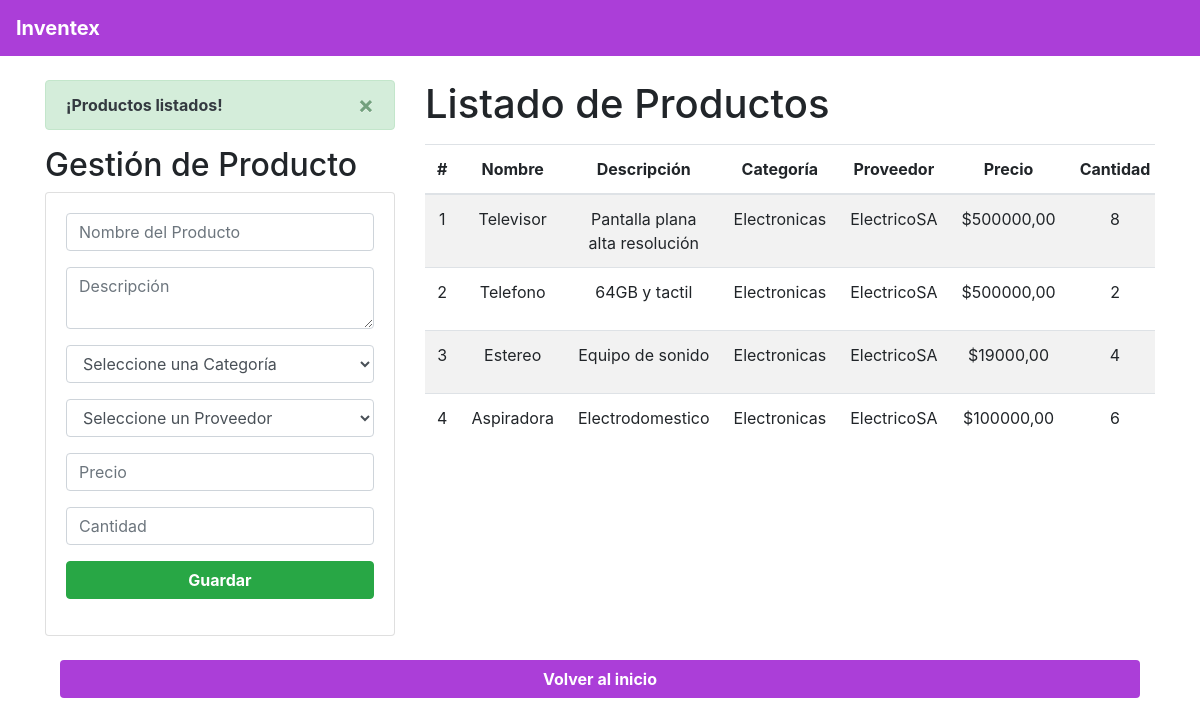
Before: /Inventario/IndexInvent/ (signed in) with the older database file.
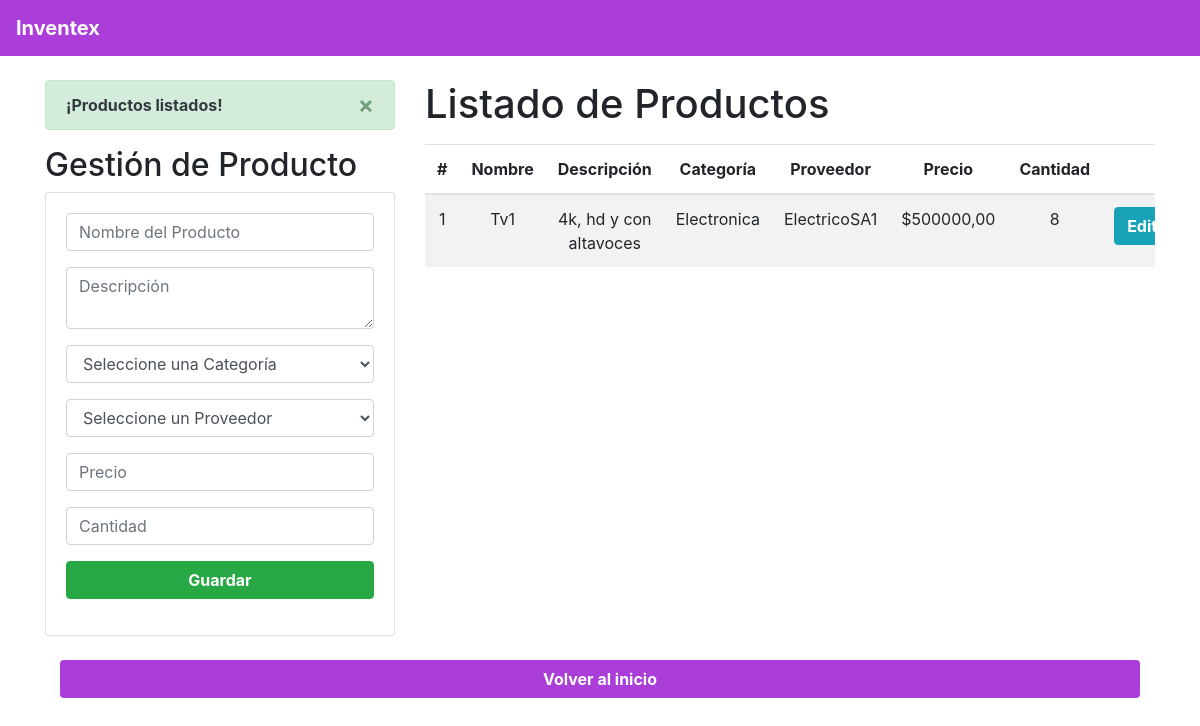
After: the same page with the newer database file.
### Aplicacion/Inventario/models.py (models this page shows, shortened)
class Producto(models.Model):
    id = models.BigAutoField(primary_key= True)
    nombre = models.CharField(max_length=100)
    descripcion = models.TextField(max_length= 200)
    categoria = models.ForeignKey(Categoria, on_delete = models.CASCADE, default=None)
    proveedor = models.ForeignKey(Proveedor, on_delete = models.CASCADE, default=None)
    cantidad = models.PositiveBigIntegerField(default=0)
    precio = models.DecimalField(max_digits=10, decimal_places=2)

class Categoria(models.Model):
    id = models.BigAutoField(primary_key= True)
    nombre = models.CharField(max_length=100)
    descripcion = models.TextField(max_length= 200)

class Proveedor(models.Model):
    id = models.BigAutoField(primary_key= True)
    nombre = models.CharField(max_length=100)
    direccion = models.TextField(max_length=20)
    correo = models.EmailField(max_length=50)
    telefono = models.CharField(max_length=20)

### Aplicacion/Inventario/views.py (the view)
# urls.py: path('IndexInvent/', views.homeinvent, name='IndexInvent'),
@login_required
def homeinvent(request):
    if not request.user.is_staff:
        return redirect('acceso_denegado')
    productos_listados = Producto.objects.all()
    categorias = Categoria.objects.all()
    proveedores = Proveedor.objects.all()
    messages.success(request, '¡Productos listados!')
    return render(request, "gestionInventario.html", {
        "productos": productos_listados,
        "categorias": categorias,
        "proveedores": proveedores
    })

### templates/gestionInventario.html (shortened to what this page needs)
{% extends "./base.html" %}
{% block body %}
<div class="row">
    <div class="col-sm-12 col-md-6 col-lg-4 col-xl-4">
        {% if messages %}
            {% for message in messages %}
                <div class="alert alert-dismissible alert-success">
                    <button type="button" class="close" data-dismiss="alert">&times;</button>
                    <strong class="text-dark">{{ message }}</strong>
                </div>
            {% endfor %}
        {% endif %}
        <h2>Gestión de Producto</h2>
        <div class="card">
            <div class="card-body">
                <form action="{% url 'registrarProducto' %}" method="POST">{% csrf_token %}
                    <div class="form-group">
                        <input type="text" id="txtNombre" name="txtNombre" class="form-control"
                            placeholder="Nombre del Producto" maxlength="100" required>
                    </div>
                    <div class="form-group">
                        <textarea id="txtDescripcion" name="txtDescripcion" class="form-control"
                            placeholder="Descripción" maxlength="200" required></textarea>
                    </div>
                    <div class="form-group">
                        <select id="txtCategoria" name="txtCategoria" class="form-control" required>
                            <option value="">Seleccione una Categoría</option>
                        </select>
                    </div>
                    <div class="form-group">
                        <select id="txtProveedor" name="txtProveedor" class="form-control" required>
                            <option value="">Seleccione un Proveedor</option>
                        </select>
                    </div>
                    <div class="form-group">
                        <input type="number" id="txtPrecio" name="txtPrecio" class="form-control"
                            placeholder="Precio" min="0" step="0.01" required>
                    </div>
                    <div class="form-group">
                        <input type="number" id="txtCantidad" name="txtCantidad" class="form-control"
                            placeholder="Cantidad" min="0" required>
                    </div>
                    <div class="form-group">
                        <button type="submit" class="btn btn-success btn-block text-white" style="font-weight:bold; ">Guardar</button>
                    </div>
                </form>
            </div>
        </div>
    </div>
    <div class="col-sm-12 col-md-6 col-lg-8 col-xl-8">
        <h1>Listado de Productos</h1>
        <div class="table-responsive py-2">
            <table class="table table-striped">
                <thead>
                    <tr>
                        <th>#</th>
                        <th>Nombre</th>
                        <th>Descripción</th>
                        <th>Categoría</th>
                        <th>Proveedor</th>
                        <th>Precio</th>
                        <th>Cantidad</th>
                        <th colspan="2">Opciones</th>
                    </tr>
                </thead>
                <tbody>
                    {% for p in productos %}
                    <tr>
                        <td>{{ forloop.counter }}</td>
                        <td>{{ p.nombre }}</td>
                        <td>{{ p.descripcion }}</td>
                        <td>{{ p.categoria.nombre }}</td>
                        <td>{{ p.proveedor.nombre }}</td>
                        <td>${{ p.precio }}</td>
                        <td>{{ p.cantidad }}</td>
                        <td><a href="edicionProducto/{{ p.id }}" class="btn btn-info" style="font-weight:bold;">Editar</a></td>
                    </tr>
                    {% empty %}
                    <tr>
                        <td colspan="9" class="text-center">No hay productos registrados.</td>
                    </tr>
                    {% endfor %}
                </tbody>
            </table>
        </div>
    </div>
</div>
<br>
<div class="col-sm-12">
    <div class="form-group">
        <a href="{% url 'indexAdmin' %}" class="btn btn-block text-white" style="font-weight:bold; background-color:#ab3ed8;">Volver al inicio</a>
    </div>
</div>
{% endblock %}

### templates/base.html (shortened to what this page needs)
<!DOCTYPE html>
<html lang="en">
<head>
    {% load static %}
    <link rel="stylesheet" href="https://cdn.jsdelivr.net/npm/bootstrap@4.5.3/dist/css/bootstrap.min.css"
>
    <link rel="stylesheet" href="{% static 'css/gestionInventario.css' %}">
</head>
<body>
    <nav class="navbar navbar-expand-lg navbar-light " style="background-color:#ab3ed8;" >
        <a class="navbar-brand" href="#" style="color: white; font-weight: bold; ">Inventex</a>
    </nav>
    <div class="container py-4">
        {% block body %}
        {% endblock %}
    </div>
</body>
</html>

### Inventex/static/css/gestionInventario.css (style rules this page uses)
th, td { text-align: center; vertical-align: middle; }

Changed rows visible on the page:
removed Producto: nombre "Televisor", descripcion "Pantalla plana alta resolución", categoria.nombre "Electronicas", proveedor.nombre "ElectricoSA", precio "500000,00", cantidad "8"
removed Producto: nombre "Telefono", descripcion "64GB y tactil", categoria.nombre "Electronicas", proveedor.nombre "ElectricoSA", precio "500000,00", cantidad "2"
removed Producto: nombre "Estereo", descripcion "Equipo de sonido", categoria.nombre "Electronicas", proveedor.nombre "ElectricoSA", precio "19000,00", cantidad "4"
removed Producto: nombre "Aspiradora", descripcion "Electrodomestico", categoria.nombre "Electronicas", proveedor.nombre "ElectricoSA", precio "100000,00", cantidad "6"
added Producto: nombre "Tv1", descripcion "4k, hd y con altavoces", categoria.nombre "Electronica", proveedor.nombre "ElectricoSA1", precio "500000,00", cantidad "8"
